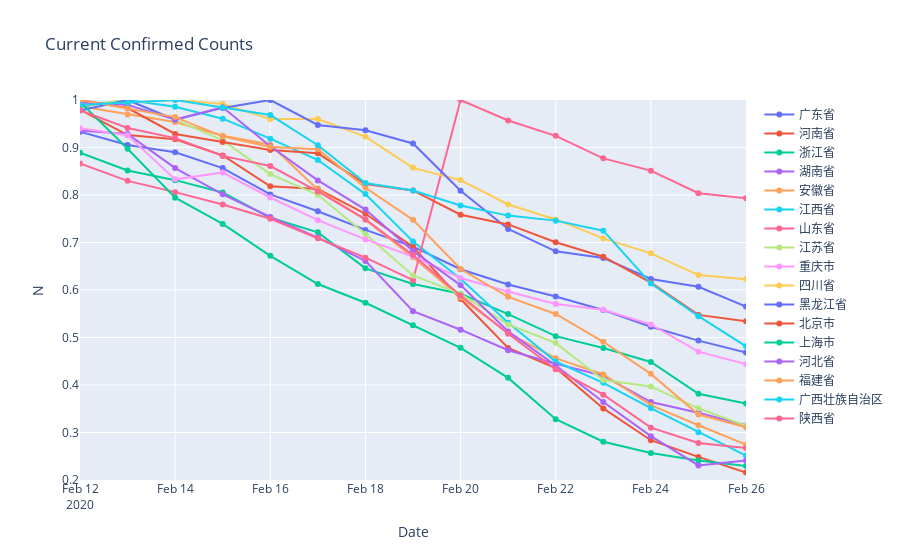

Notebook code for this chart:
### Code cell
fig = go.Figure()
for province in provinces:
    result = result_p[result_p['name'] == province]
    if 10000 > np.max(result.confirmedCount) > 200:
        fig.add_trace(
            go.Scatter(x=result.date,
                       y=(result.confirmedCount - result.curedCount -
                          result.deadCount) /
                       np.max(result.confirmedCount - result.curedCount -
                              result.deadCount),
                       mode='lines+markers',
                       name=province))
fig.update_layout(title="Current Confirmed Counts",
                  xaxis_title="Date",
                  yaxis_title="N")
fig.update_yaxes(range=[0.2, 1])
fig.update_xaxes(range=[result.date.iloc[-15], result.date.iloc[-1]])
fig.show()
